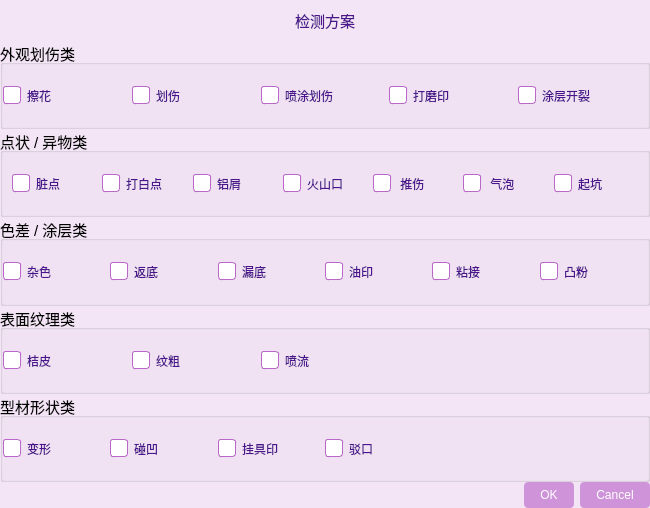
<?xml version="1.0" encoding="UTF-8"?>
<ui version="4.0">
 <class>AlgorithmDialog</class>
 <widget class="QDialog" name="AlgorithmDialog">
  <property name="geometry">
   <rect>
    <x>0</x>
    <y>0</y>
    <width>650</width>
    <height>508</height>
   </rect>
  </property>
  <property name="font">
   <font>
    <pointsize>11</pointsize>
   </font>
  </property>
  <property name="windowTitle">
   <string>Dialog</string>
  </property>
  <property name="styleSheet">
   <string notr="true">
    QDialog {
        background-color: #F3E5F5;
        color: #4A148C;
    }

    QWidget#centralWidget {
        background-color: #F3E5F5;
    }

    QLabel {
        color: #4A148C;
    }

    QCheckBox {
        color: #4A148C;
        spacing: 6px;
    }

    QCheckBox::indicator {
        width: 16px;
        height: 16px;
        border: 1px solid #BA68C8;
        border-radius: 3px;
        background-color: #FFFFFF;
    }

    QCheckBox::indicator:checked {
        background-color: #CE93D8;
        border: 1px solid #AB47BC;
    }

    QPushButton {
        background-color: #CE93D8;
        color: #FFFFFF;
        border: none;
        border-radius: 4px;
        padding: 6px 16px;
    }

    QPushButton:hover {
        background-color: #BA68C8;
    }

    QPushButton:pressed {
        background-color: #9C27B0;
    }

    QDialogButtonBox {
        background-color: #F3E5F5;
    }

    QDialogButtonBox QPushButton {
        background-color: #CE93D8;
        color: #FFFFFF;
        border: none;
        border-radius: 4px;
        padding: 6px 16px;
    }

    QDialogButtonBox QPushButton:hover {
        background-color: #BA68C8;
    }
</string>
  </property>
  <layout class="QVBoxLayout" name="verticalLayout">
   <property name="spacing">
    <number>0</number>
   </property>
   <property name="leftMargin">
    <number>0</number>
   </property>
   <property name="topMargin">
    <number>0</number>
   </property>
   <property name="rightMargin">
    <number>0</number>
   </property>
   <property name="bottomMargin">
    <number>0</number>
   </property>
   <item>
    <widget class="QWidget" name="widget" native="true">
     <layout class="QVBoxLayout" name="verticalLayout_2" stretch="1,3,3,3,3,3">
      <property name="spacing">
       <number>0</number>
      </property>
      <property name="leftMargin">
       <number>0</number>
      </property>
      <property name="topMargin">
       <number>0</number>
      </property>
      <property name="rightMargin">
       <number>0</number>
      </property>
      <property name="bottomMargin">
       <number>0</number>
      </property>
      <item>
       <widget class="QWidget" name="widget_2" native="true">
        <layout class="QHBoxLayout" name="horizontalLayout">
         <item>
          <spacer name="horizontalSpacer">
           <property name="orientation">
            <enum>Qt::Orientation::Horizontal</enum>
           </property>
           <property name="sizeHint" stdset="0">
            <size>
             <width>294</width>
             <height>20</height>
            </size>
           </property>
          </spacer>
         </item>
         <item>
          <widget class="QLabel" name="label">
           <property name="text">
            <string>检测方案</string>
           </property>
          </widget>
         </item>
         <item>
          <spacer name="horizontalSpacer_2">
           <property name="orientation">
            <enum>Qt::Orientation::Horizontal</enum>
           </property>
           <property name="sizeHint" stdset="0">
            <size>
             <width>294</width>
             <height>20</height>
            </size>
           </property>
          </spacer>
         </item>
        </layout>
       </widget>
      </item>
      <item>
       <widget class="QGroupBox" name="groupBox">
        <property name="title">
         <string>外观划伤类</string>
        </property>
        <layout class="QHBoxLayout" name="horizontalLayout_2">
         <property name="spacing">
          <number>0</number>
         </property>
         <property name="leftMargin">
          <number>0</number>
         </property>
         <property name="topMargin">
          <number>0</number>
         </property>
         <property name="rightMargin">
          <number>0</number>
         </property>
         <property name="bottomMargin">
          <number>0</number>
         </property>
         <item>
          <widget class="QCheckBox" name="scuff">
           <property name="text">
            <string>擦花</string>
           </property>
          </widget>
         </item>
         <item>
          <widget class="QCheckBox" name="scratch">
           <property name="text">
            <string>划伤</string>
           </property>
          </widget>
         </item>
         <item>
          <widget class="QCheckBox" name="coatingScratch">
           <property name="text">
            <string>喷涂划伤</string>
           </property>
          </widget>
         </item>
         <item>
          <widget class="QCheckBox" name="grindingMark">
           <property name="text">
            <string>打磨印</string>
           </property>
          </widget>
         </item>
         <item>
          <widget class="QCheckBox" name="coatingCrack">
           <property name="text">
            <string>涂层开裂</string>
           </property>
          </widget>
         </item>
        </layout>
       </widget>
      </item>
      <item>
       <widget class="QGroupBox" name="groupBox_2">
        <property name="title">
         <string>点状 / 异物类</string>
        </property>
        <layout class="QHBoxLayout" name="horizontalLayout_3">
         <item>
          <widget class="QCheckBox" name="dirt">
           <property name="text">
            <string>脏点 </string>
           </property>
          </widget>
         </item>
         <item>
          <widget class="QCheckBox" name="whitePoint">
           <property name="text">
            <string>打白点</string>
           </property>
          </widget>
         </item>
         <item>
          <widget class="QCheckBox" name="aluminumChip">
           <property name="text">
            <string>铝屑</string>
           </property>
          </widget>
         </item>
         <item>
          <widget class="QCheckBox" name="crater">
           <property name="text">
            <string>火山口 </string>
           </property>
          </widget>
         </item>
         <item>
          <widget class="QCheckBox" name="pushDamage">
           <property name="text">
            <string> 推伤 </string>
           </property>
          </widget>
         </item>
         <item>
          <widget class="QCheckBox" name="bubble">
           <property name="text">
            <string> 气泡 </string>
           </property>
          </widget>
         </item>
         <item>
          <widget class="QCheckBox" name="pit">
           <property name="text">
            <string>起坑   </string>
           </property>
          </widget>
         </item>
        </layout>
       </widget>
      </item>
      <item>
       <widget class="QGroupBox" name="groupBox_3">
        <property name="title">
         <string>色差 / 涂层类</string>
        </property>
        <layout class="QHBoxLayout" name="horizontalLayout_4">
         <property name="spacing">
          <number>0</number>
         </property>
         <property name="leftMargin">
          <number>0</number>
         </property>
         <property name="topMargin">
          <number>0</number>
         </property>
         <property name="rightMargin">
          <number>0</number>
         </property>
         <property name="bottomMargin">
          <number>0</number>
         </property>
         <item>
          <widget class="QCheckBox" name="colorDifference">
           <property name="text">
            <string>杂色</string>
           </property>
          </widget>
         </item>
         <item>
          <widget class="QCheckBox" name="primerReturn">
           <property name="text">
            <string>返底</string>
           </property>
          </widget>
         </item>
         <item>
          <widget class="QCheckBox" name="exposedBase">
           <property name="text">
            <string>漏底</string>
           </property>
          </widget>
         </item>
         <item>
          <widget class="QCheckBox" name="oil">
           <property name="text">
            <string>油印</string>
           </property>
          </widget>
         </item>
         <item>
          <widget class="QCheckBox" name="adhesion">
           <property name="text">
            <string>粘接</string>
           </property>
          </widget>
         </item>
         <item>
          <widget class="QCheckBox" name="powderBump">
           <property name="text">
            <string>凸粉</string>
           </property>
          </widget>
         </item>
        </layout>
       </widget>
      </item>
      <item>
       <widget class="QGroupBox" name="groupBox_4">
        <property name="title">
         <string>表面纹理类 </string>
        </property>
        <layout class="QHBoxLayout" name="horizontalLayout_5" stretch="1,1,1,2">
         <property name="spacing">
          <number>0</number>
         </property>
         <property name="leftMargin">
          <number>0</number>
         </property>
         <property name="topMargin">
          <number>0</number>
         </property>
         <property name="rightMargin">
          <number>0</number>
         </property>
         <property name="bottomMargin">
          <number>0</number>
         </property>
         <item>
          <widget class="QCheckBox" name="orangePeel">
           <property name="text">
            <string>桔皮  </string>
           </property>
          </widget>
         </item>
         <item>
          <widget class="QCheckBox" name="coarseTexture">
           <property name="text">
            <string>纹粗</string>
           </property>
          </widget>
         </item>
         <item>
          <widget class="QCheckBox" name="sprayFlow">
           <property name="text">
            <string>喷流</string>
           </property>
          </widget>
         </item>
         <item>
          <spacer name="horizontalSpacer_3">
           <property name="orientation">
            <enum>Qt::Orientation::Horizontal</enum>
           </property>
           <property name="sizeHint" stdset="0">
            <size>
             <width>40</width>
             <height>20</height>
            </size>
           </property>
          </spacer>
         </item>
        </layout>
       </widget>
      </item>
      <item>
       <widget class="QGroupBox" name="groupBox_5">
        <property name="title">
         <string>型材形状类</string>
        </property>
        <layout class="QHBoxLayout" name="horizontalLayout_6" stretch="1,1,1,1,2">
         <property name="spacing">
          <number>0</number>
         </property>
         <property name="leftMargin">
          <number>0</number>
         </property>
         <property name="topMargin">
          <number>0</number>
         </property>
         <property name="rightMargin">
          <number>0</number>
         </property>
         <property name="bottomMargin">
          <number>0</number>
         </property>
         <item>
          <widget class="QCheckBox" name="deformation">
           <property name="text">
            <string>变形</string>
           </property>
          </widget>
         </item>
         <item>
          <widget class="QCheckBox" name="dent">
           <property name="text">
            <string>碰凹</string>
           </property>
          </widget>
         </item>
         <item>
          <widget class="QCheckBox" name="hangerMark">
           <property name="text">
            <string>挂具印</string>
           </property>
          </widget>
         </item>
         <item>
          <widget class="QCheckBox" name="broken">
           <property name="text">
            <string>驳口 </string>
           </property>
          </widget>
         </item>
         <item>
          <spacer name="horizontalSpacer_4">
           <property name="orientation">
            <enum>Qt::Orientation::Horizontal</enum>
           </property>
           <property name="sizeHint" stdset="0">
            <size>
             <width>212</width>
             <height>20</height>
            </size>
           </property>
          </spacer>
         </item>
        </layout>
       </widget>
      </item>
     </layout>
    </widget>
   </item>
   <item>
    <widget class="QDialogButtonBox" name="buttonBox">
     <property name="orientation">
      <enum>Qt::Orientation::Horizontal</enum>
     </property>
     <property name="standardButtons">
      <set>QDialogButtonBox::StandardButton::Cancel|QDialogButtonBox::StandardButton::Ok</set>
     </property>
    </widget>
   </item>
  </layout>
 </widget>
 <resources/>
 <connections>
  <connection>
   <sender>buttonBox</sender>
   <signal>accepted()</signal>
   <receiver>AlgorithmDialog</receiver>
   <slot>accept()</slot>
   <hints>
    <hint type="sourcelabel">
     <x>248</x>
     <y>254</y>
    </hint>
    <hint type="destinationlabel">
     <x>157</x>
     <y>274</y>
    </hint>
   </hints>
  </connection>
  <connection>
   <sender>buttonBox</sender>
   <signal>rejected()</signal>
   <receiver>AlgorithmDialog</receiver>
   <slot>reject()</slot>
   <hints>
    <hint type="sourcelabel">
     <x>316</x>
     <y>260</y>
    </hint>
    <hint type="destinationlabel">
     <x>286</x>
     <y>274</y>
    </hint>
   </hints>
  </connection>
 </connections>
</ui>
